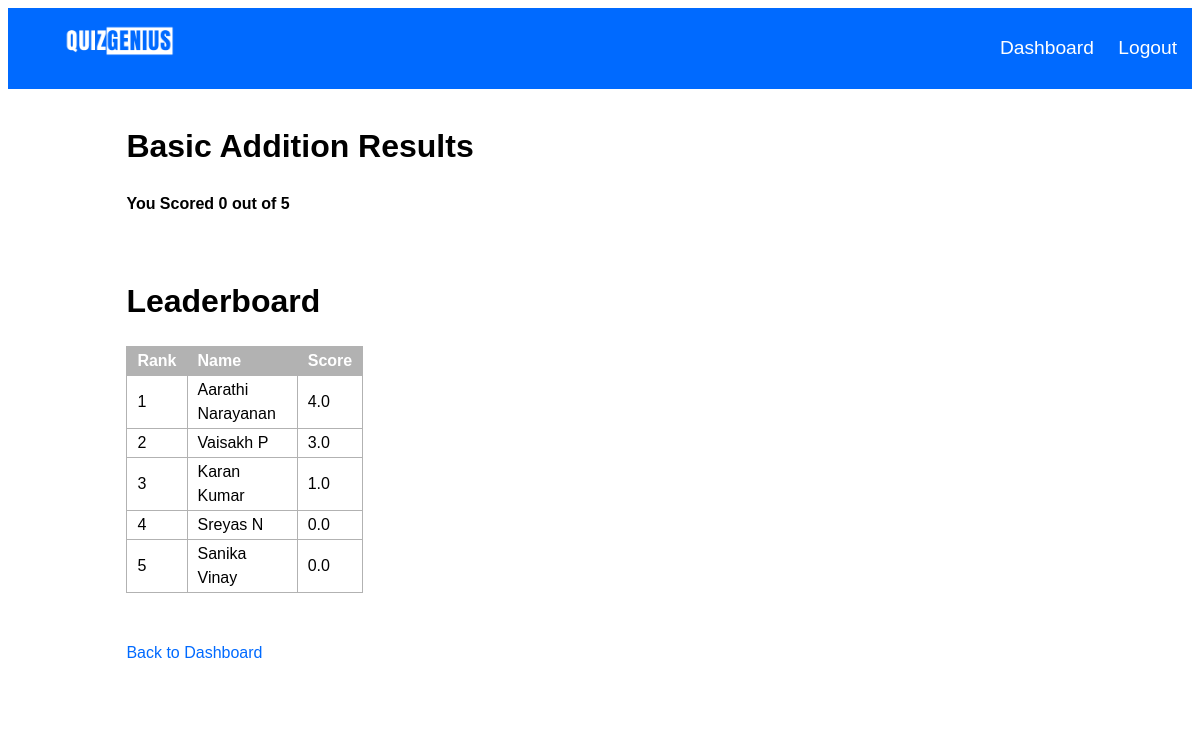
The page /quiz/1/result (signed in) on the database as committed earlier.
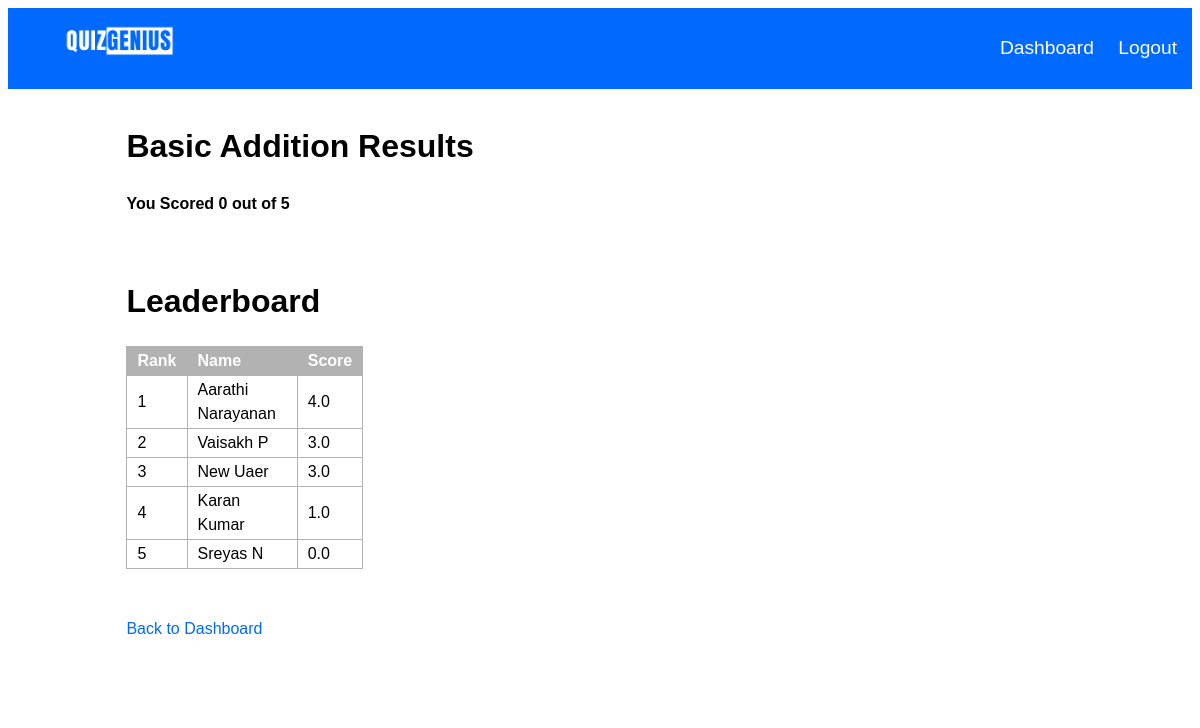
The same page on the database as committed later.
### db.py (models this page shows)
class Quiz(db.Model):
    id = db.Column(db.Integer, primary_key=True)
    title = db.Column(db.String(100), nullable=False)
    description = db.Column(db.String(150), nullable=False)
    level = db.Column(db.String(10), nullable=False)
    questions = db.relationship('Question', backref='quiz', cascade='all, delete-orphan', lazy=True)

class User(UserMixin, db.Model):
    firstname = db.Column(db.String(100), nullable=False)
    lastname = db.Column(db.String(100), nullable=False)
    role = db.Column(db.String(20),nullable=False)
    id = db.Column(db.Integer, primary_key=True)
    username = db.Column(db.String(100), unique=True, nullable=False)
    pswrd = db.Column(db.String(100), nullable=False)
    total_score = db.Column(db.Integer, default=0)
    quiz_scores = db.relationship('UserQuizScore', backref = 'user', lazy=True)
    def get_score(self, quiz_id):
        score = UserQuizScore.query.filter_by(user_id=self.id, quiz_id=quiz_id, ).first()
        return score.score if score else 0

class UserQuizScore(db.Model):
    id = db.Column(db.Integer, primary_key=True)
    user_id = db.Column(db.Integer, db.ForeignKey('user.id'), nullable=False)
    quiz_id = db.Column(db.Integer, db.ForeignKey('quiz.id'), nullable=False)
    score = db.Column(db.Float, nullable=False)

### routes.py (the view)
@routes.route('/quiz/<int:quiz_id>/result')
@login_required
def quiz_result(quiz_id):
    current_user_rank = None
    quiz = Quiz.query.get(quiz_id)
    user_score = current_user.get_score(quiz_id)
    quiz_scores = UserQuizScore.query.filter_by(quiz_id=quiz_id).all()
    sorted_scores = sorted(quiz_scores, key=lambda x: x.score, reverse=True)
    if user_score:
        for index, score in enumerate(sorted_scores,1):
            if score.score == user_score:
                current_user_rank = index
                break
    if current_user_rank !=None:
        if current_user_rank <= 5:
            current_user_rank=None
    top_performers = sorted_scores[:5]
    top_performers_details = [(User.query.get(score.user_id), score) for score in top_performers]
    current_user_details = (current_user, user_score) if user_score else None
    return render_template('quiz_result.html', top_performers=top_performers_details, current_user=current_user,quiz=quiz, user_score=user_score, current_user_rank=current_user_rank)

### app.py (called while the page is built)
@login_manager.user_loader
def load_user(user_id):
    if user_id is not None:
        return User.query.get(int(user_id))
    else:
        return None

### authenticator.py (called while the page is built)
def login_required(f):
    @wraps(f)
    def decorated_function(*args, **kwargs):
        if 'user_logged_in' not in session and 'admin_logged_in' not in session:
            return redirect(url_for('routes.login'))  # Redirect to login if no user or admin session
        return f(*args, **kwargs)
    return decorated_function

### templates/quiz_result.html (shortened to what this page needs)
{% extends 'base.html' %}
{% block content %}
<h1>{{ quiz.title }} Results</h1>
<h3> You Scored {{ user_score }} out of {{ quiz.questions|length }}</h3>
<br>
<h1>Leaderboard</h1>
    <table>
        <thead>
            <tr>
                <th id="rank">Rank</th>
                <th id="name">Name</th>
                <th id="score">Score</th>
            </tr>
        </thead>
        <tbody>
            {% for (user, score) in top_performers %}
                {% if user.id == current_user.id %}
                <tr id = "current_user_rank">
                    <td>{{ loop.index }}</td>
                    <td>{{ user.firstname }} {{ user.lastname }}</td>
                    <td>{{ score.score }}</td>
                </tr>
                {% else %}
                <tr>
                    <td>{{ loop.index }}</td>
                    <td>{{ user.firstname }} {{ user.lastname }}</td>
                    <td>{{ score.score }}</td>
                </tr>
                {% endif %}
            {% endfor %}
        </tbody>
    </table>
<br>
<br>
<a href="{{ url_for('routes.dashboard') }}"> Back to Dashboard</a>
{% endblock %}

### templates/base.html (shortened to what this page needs)
<!DOCTYPE html>
<html lang="en">
    <head>
        <link rel="stylesheet" href="{{ url_for('static', filename='style.css') }}">
    </head>
<body>
    <Header>
        <nav>
            {% if current_user.is_authenticated %}
            <ul>
            <li><a><img src="{{ url_for('static', filename='quizgeniuslogo.png') }}" id="main_heading"></a></li>
            <li><a href="{{ url_for('routes.dashboard') }}">Dashboard</a></li>
            <li><a href="{{ url_for('routes.logout') }}">Logout</a></li>
            </ul>
            {% else %}
            <ul>
            <li><a><img src="{{ url_for('static', filename='quizgeniuslogo.png') }}" id="main_heading"></a></li>
            <li><a href="{{ url_for('routes.login') }}">Login</a></li>
            <li><a href="{{ url_for('routes.register') }}">Register</a></li>
            </ul>
            {% endif %}
        </nav>
    </Header>
    <div class="body_container">
    <main>
        {% block content %}{% endblock %}
    </main>
    </div>
</body>
</html>

### static/style.css (style rules this page uses)
* { font-family: 'poppins',sans-serif; }
* { font-size: 1em; line-height: 1.5em; }
header { background-color:rgb(0, 106, 255); padding: 10px; padding-left: 15px; padding-right: 15px; margin: 0; text-align: right; color: white; }
#main_heading { width: 10%; float: left; margin-top: -10px; }
header li { display: inline; font-size: 1.2em; margin-left: 20px; color: white; }
header li a { color: white; text-decoration: none; }
.body_container { margin: 0; font-size: 1em; padding-top:1%; padding-bottom:5%; padding-left: 10%; padding-right: 10%; background-color: white; height:max-content; }
.body_container h1 { font-size: 2em; }
a { text-decoration: none; color: rgb(0, 106, 255); }
table, th, td { text-align: left; border: 1px solid rgb(178, 178, 178) ; border-collapse: collapse; padding: 2px; padding-left: 10px; padding-right: 10px; }
th { color: rgb(255, 255, 255) ; background-color: rgb(178, 178, 178) }
#rank, #score { width: 20%; }
#name { width: 60%; }
table { width: 25%; }

Rows that differ between the two databases and show on the page:
no longer on this page (row unchanged): User: firstname "Sanika", lastname "Vinay", score "0.0"
added User: firstname "New", lastname "Uaer", score "3.0"
